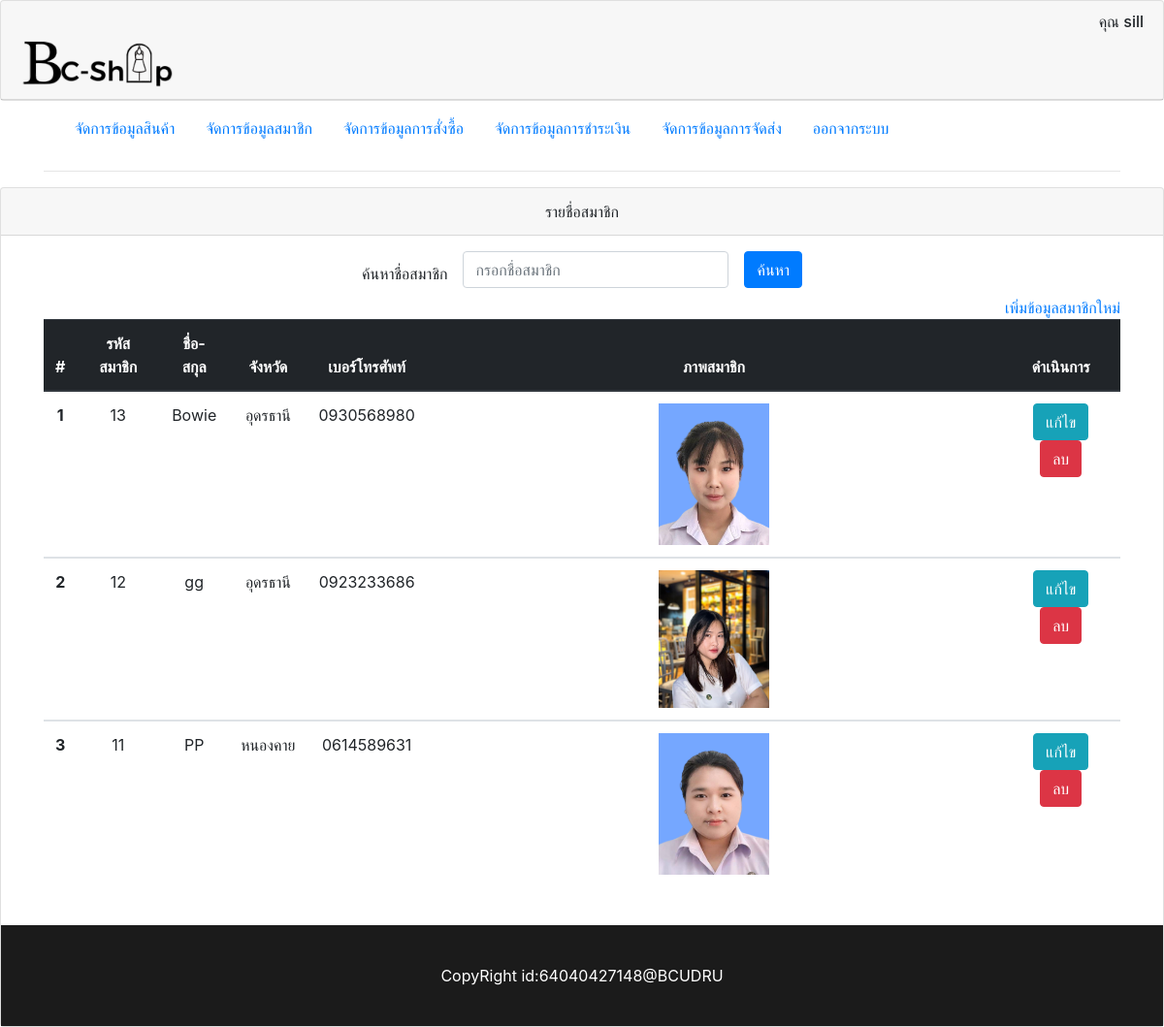
The app's page /member_list.php (signed in) with its own data.
### tables this page shows
CREATE TABLE `tb_member` (
  `mid` int(10) NOT NULL,
  `mname` varchar(255) DEFAULT NULL,
  `mgender` char(2) DEFAULT NULL,
  `maddress` text,
  `mprovince` varchar(255) DEFAULT NULL,
  `mphone` varchar(50) DEFAULT NULL,
  `memail` varchar(255) DEFAULT NULL,
  `mpass` varchar(255) DEFAULT NULL,
  `mpicture` varchar(255) DEFAULT NULL
);

### member_list.php (the view, shortened to what this page needs)
<?php include("conn.php") ?>
<!DOCTYPE html>
<html lang="en" dir="ltr">
  <head>
    <link rel="stylesheet" href="https://stackpath.bootstrapcdn.com/bootstrap/4.1.3/css/bootstrap.min.css">
  <link rel="stylesheet" href="footer.css">
  </head>
  <body>
  <div class="card">
    <?php include("header_admin.php"); ?>
  </div>
<div class="container">
  <div class="navbar navbar-light"  role="navigation">
  </div>
<hr>
  </div>
  <?php
  if (isset($_POST['search'])) {
    $search = $_POST['search'];
    $where = "WHERE mname LIKE '%$search%'";
  }else{
    $where="";
    $search="";
  }
  $table = "tb_member";
  $sql_select = "SELECT * FROM $table $where ORDER BY mid DESC" ;
  $result = mysqli_query($conn, $sql_select);
?>
  <div class="card text-center">
      <div class="card-header">
        <div class="label">รายชื่อสมาชิก</div>
      </div>
    <P>
  <div class="container">
       <form action="" class="form-inline justify-content-center" method="post">
         <label for="">  ค้นหาชื่อสมาชิก</label>
        <div class="form-group mx-sm-3 mb-2">
        <input type="search" name="search" class="form-control"  placeholder="กรอกชื่อสมาชิก" value="<?=$search?>">
      </div>
      <button type="submit" class="btn btn-primary mb-2">ค้นหา</button>
    </form>
 <div class="nav justify-content-end"><a href="admin_memberFrom.php">เพิ่มข้อมูลสมาชิกใหม่</a></div>
        <table class="table margin=30">
          <thead class="thead-dark">
            <tr>
              <th scope="col">#</th>
              <th scope="col">รหัสสมาชิก</th>
              <th scope="col">ชื่อ-สกุล</th>
              <th scope="col">จังหวัด</th>
              <th scope="col">เบอร์โทรศัพท์</th>
              <th scope="col">ภาพสมาชิก</th>
              <th scope="col">ดำเนินการ</th>
            </tr>
          </thead>
      <?php
      if (mysqli_num_rows($result) > 0) {
        $num=1;
      while($row = mysqli_fetch_array($result)) {
      ?>
          <tbody>
              <tr>
                <th scope='row'><?= $num ?></th>
                <td><?= $row[0]; ?></td>
                <td><?= $row[1]; ?></td>
                <td><?= $row[4]; ?></td>
                <td><?= $row[5]; ?></td>
                <td><img src="picture/<?= $row[8]; ?>" alt="" width="20%"></td>
                <td>
                 <a href='member_edit.php?mid=<?= $row[0]; ?>' class='btn btn-info'>แก้ไข</a>
                 <a href='member_list.php?mid=<?= $row[0]; ?>' onClick="return confirm('คุณต้องการที่จะลบข้อมูลนี้หรือไม่ ?')" class='btn btn-danger')'>ลบ</a>
                 </td>
              </tr>
          </tbody>
          <?php
          $num++;
        }
      }
          ?>
          </table>
      </div>
        <br>
        <div class="footer">
          CopyRight id:64040427148@BCUDRU
       </div>
      </body>
    </html>

### footer.css (style rules this page uses)
.footer { text-align: center; padding: 40px 40px 40px 40px; background-color:#1b1b1b; color: #ffffff; }

### records on screen
tb_member: mid "13", mname "Bowie", mprovince "อุดรธานี", mphone "0930568980", mpicture (picture)
tb_member: mid "12", mname "gg", mprovince "อุดรธานี", mphone "0923233686", mpicture (picture)
tb_member: mid "11", mname "PP", mprovince "หนองคาย", mphone "0614589631", mpicture (picture)

### other values on screen
$_SESSION['aname'] "sill"
